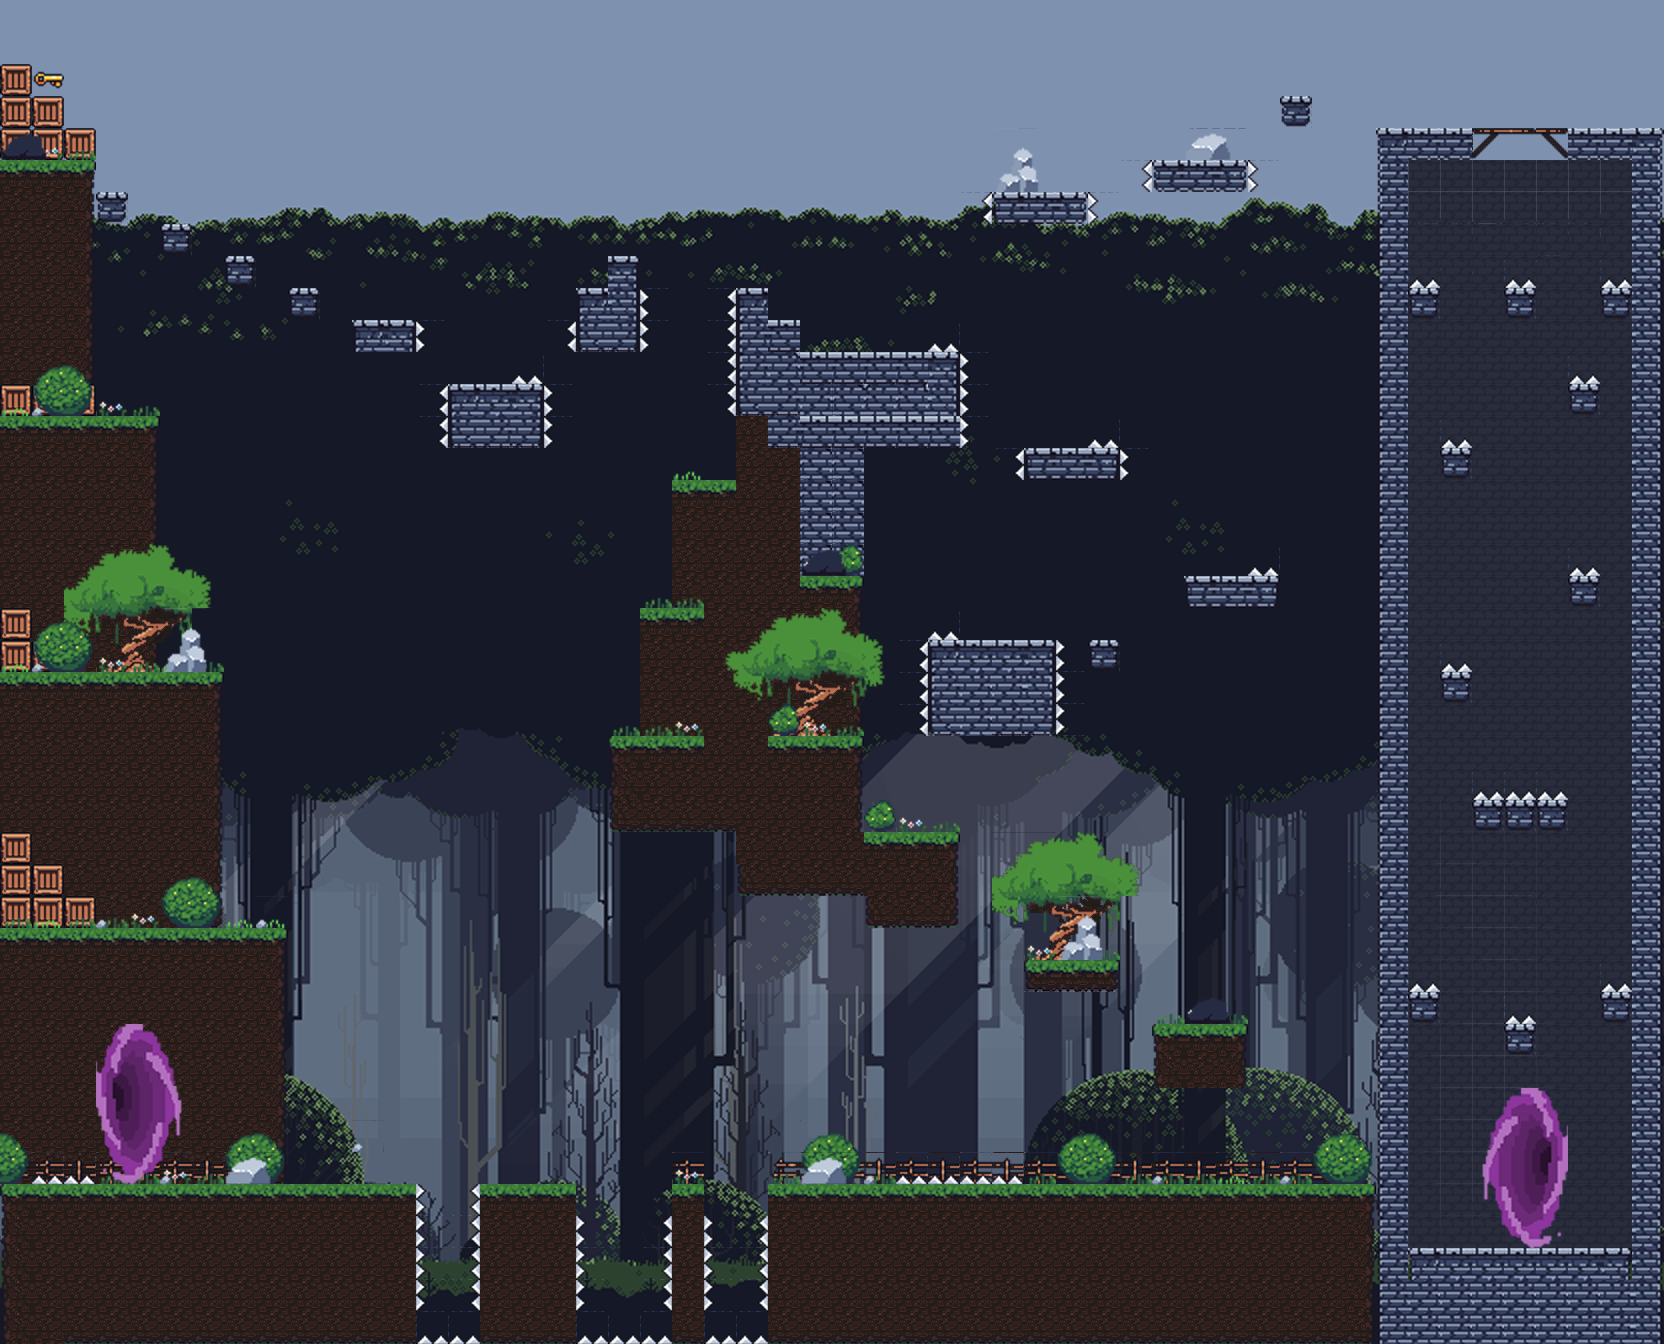

This is a level from a 2D game, rendered from its Tiled map with the project's own tilesets. A one-line summary and the map file follow, with tile-layer data summarised:
An orthogonal 52x42 tile map with 32x32 px tiles, 10 tile layers (Background, Ground, Trapdoor, Platforms, ...), 3 tilesets and 105 objects (46x solid, 42x hazard, 13x platform, item, desactivable, ...).

<map version="1.2" tiledversion="1.2.5" orientation="orthogonal" renderorder="right-down" width="52" height="42" tilewidth="32" tileheight="32" infinite="0" nextlayerid="33" nextobjectid="135">
 <properties>
  <property name="BackgroundMusic" value="GrasslandsTheme.ogg" />
 </properties>
 <tileset firstgid="1" name="dirt+brick_v3" tilewidth="32" tileheight="32" tilecount="320" columns="20">
  <image source="dirt+brick_v3.png" width="656" height="514" />
  <terraintypes>
   <terrain name="New Terrain" tile="24" />
  </terraintypes>
  <tile id="0" terrain="0,0,0,0" />
  <tile id="1" terrain="0,0,0,0" />
  <tile id="4" terrain="0,0,0,0" />
  <tile id="5" terrain="0,0,0,0" />
  <tile id="20" terrain="0,0,0,0" />
  <tile id="21" terrain="0,0,0,0" />
  <tile id="24" terrain="0,0,0,0" />
  <tile id="25" terrain="0,0,0,0" />
 </tileset>
 <tileset firstgid="321" name="Vortex Portal" tilewidth="32" tileheight="32" tilecount="100" columns="10">
  <image source="Vortex Portal.png" width="345" height="345" />
 </tileset>
 <tileset firstgid="421" name="Background" tilewidth="32" tileheight="32" tilecount="2842" columns="58">
  <image source="Background.png" width="1856" height="1586" />
 </tileset>
 <layer id="31" name="Background" width="52" height="42">
  <data>[2184 cells, 2184 non-empty, 2184 distinct tile ids]</data>
 </layer>
 <layer id="3" name="Ground" width="52" height="42">
  <data>[2184 cells, 707 non-empty, 15 distinct tile ids]</data>
 </layer>
 <layer id="4" name="Trapdoor" width="52" height="42" offsetx="0" offsety="64">
  <data>[2184 cells, 3 non-empty, 3 distinct tile ids]</data>
 </layer>
 <layer id="5" name="Platforms" width="52" height="42">
  <data>[2184 cells, 190 non-empty, 29 distinct tile ids]</data>
 </layer>
 <layer id="21" name="Items" width="52" height="42">
  <data>[2184 cells, 1 non-empty, 1 distinct tile ids]</data>
 </layer>
 <layer id="6" name="Trees and fences" width="52" height="42">
  <data>[2184 cells, 103 non-empty, 26 distinct tile ids]</data>
 </layer>
 <layer id="7" name="Bushes" width="52" height="42">
  <data>[2184 cells, 82 non-empty, 8 distinct tile ids]</data>
 </layer>
 <layer id="10" name="Rocks" width="52" height="42">
  <data>[2184 cells, 34 non-empty, 9 distinct tile ids]</data>
 </layer>
 <layer id="8" name="Ladders" width="52" height="42">
  <data>[2184 cells, 0 non-empty, 0 distinct tile ids]</data>
 </layer>
 <layer id="9" name="Hazards" width="52" height="42">
  <data>[2184 cells, 108 non-empty, 16 distinct tile ids]</data>
 </layer>
 <objectgroup id="28" name="Walls">
  <object id="1" name="Floor" type="solid" x="928" y="640" width="128" height="95.875" />
  <object id="2" name="Floor" type="solid" x="1088" y="640" width="31.875" height="29.7112" />
  <object id="3" name="Floor" type="solid" x="1184" y="576" width="95.625" height="32.1364" />
  <object id="4" name="Floor" type="solid" x="1024" y="448" width="95.9727" height="32.004" />
  <object id="5" name="Floor" type="solid" x="1442.04" y="448" width="28.9675" height="28.8125" />
  <object id="6" name="Floor" type="solid" x="1570" y="383.997" width="28.9144" height="27.9961" />
  <object id="7" name="Floor" type="solid" x="1570.05" y="575.978" width="28.9727" height="30.1153" />
  <object id="8" name="Floor" type="solid" x="1442" y="671.994" width="29.016" height="30.0056" />
  <object id="9" name="Floor" type="solid" x="1474" y="800" width="92.0018" height="29.9889" />
  <object id="10" name="Floor" type="solid" x="1408" y="288" width="30.0662" height="29.6554" />
  <object id="11" name="Floor" type="solid" x="1505.98" y="287.985" width="28.0097" height="29.7031" />
  <object id="12" name="Floor" type="solid" x="1602" y="288" width="30.0057" height="29.5" />
  <object id="13" name="Floor" type="solid" x="1408" y="992" width="30" height="29.9336" />
  <object id="14" name="Floor" type="solid" x="1506" y="1023.99" width="27.9914" height="30.0264" />
  <object id="15" name="Floor" type="solid" x="1602.02" y="992" width="30.0129" height="29.5" />
  <object id="16" name="Floor" type="solid" x="448" y="384" width="96" height="64" />
  <object id="17" name="Floor" type="solid" x="992" y="192" width="96" height="32.0153" />
  <object id="18" name="Floor" type="solid" x="1152" y="160" width="96" height="33" />
  <object id="19" name="Floor" type="solid" x="1279.64" y="96.9091" width="32" height="29.0136" />
  <object id="20" name="Floor" type="solid" x="0" y="0" width="32.0065" height="1216" />
  <object id="27" name="Floor" type="solid" x="672" y="1184" width="32.0071" height="160" />
  <object id="32" name="Platform" type="platform" x="768" y="736" width="95.9849" height="13.9432" />
  <object id="33" name="Platform" type="platform" x="608" y="736" width="95.996" height="14.1818" />
  <object id="34" name="Platform" type="platform" x="640" y="608" width="63.996" height="14.7273" />
  <object id="35" name="Platform" type="platform" x="864" y="832" width="96.0142" height="14.0529" />
  <object id="36" name="Platform" type="platform" x="1024" y="960" width="95.983" height="13.125" />
  <object id="37" name="Platform" type="platform" x="1152" y="1024" width="96.0682" height="14.5682" />
  <object id="39" name="Platform" type="platform" x="32" y="416" width="128" height="14.1818" />
  <object id="40" name="Platform " type="platform" x="32.0584" y="672" width="191.942" height="14.1581" />
  <object id="41" name="Platform" type="platform" x="32" y="928" width="256" height="14.3333" />
  <object id="42" name="Ground" type="solid" x="1408" y="1248" width="223.903" height="32" />
  <object id="96" name="Platform" type="platform" x="672" y="480" width="64" height="16.75" />
  <object id="99" name="Floor" type="solid" x="32" y="1184" width="384" height="32" />
  <object id="100" name="Floor" type="solid" x="480" y="1184" width="96" height="32" />
  <object id="101" name="Floor" type="solid" x="384" y="1216" width="32" height="128" />
  <object id="102" name="Floor" type="solid" x="480" y="1216" width="32" height="128" />
  <object id="103" name="Floor" type="solid" x="544" y="1216" width="32" height="128" />
  <object id="104" name="Floor" type="solid" x="768" y="1184" width="31.8182" height="160" />
  <object id="105" name="Floor" type="solid" x="800" y="1184" width="576" height="32" />
  <object id="106" name="Platform" type="platform" x="800" y="576" width="63.3333" height="16.75" />
  <object id="108" name="Platform" type="platform" x="800" y="416" width="159.917" height="12.0833" />
  <object id="109" name="Platform" type="platform" x="800" y="352" width="159.956" height="12.0833" />
  <object id="110" name="Floor" type="solid" x="736" y="288" width="32.004" height="128.004" />
  <object id="111" name="Floor" type="solid" x="768.004" y="320" width="31.9725" height="96.0176" />
  <object id="112" name="Floor" type="solid" x="32" y="96" width="32.0026" height="64" />
  <object id="113" name="Floor" type="solid" x="64" y="128" width="32.0104" height="31.9944" />
  <object id="114" name="Floor" type="solid" x="96" y="192" width="31.9945" height="29.0521" />
  <object id="115" name="Floor" type="solid" x="160" y="224" width="31.9792" height="29.9739" />
  <object id="116" name="Floor" type="solid" x="224" y="256" width="31.9903" height="29.8997" />
  </objectgroup>
 <objectgroup id="23" name="Hazards">
  <!-- 42 objects omitted --></objectgroup>
 <objectgroup id="30" name="Colliders" />
 <objectgroup id="24" name="Items">
  <!-- 1 objects omitted --></objectgroup>
 <objectgroup id="25" name="Desactivable">
  <!-- 1 objects omitted --></objectgroup>
 <objectgroup id="26" name="Ladders" />
 <objectgroup id="27" name="Respawn">
  <!-- 1 objects omitted --></objectgroup>
 <objectgroup id="22" name="End">
  <!-- 1 objects omitted --></objectgroup>
</map>
<!-- 56 of 105 objects omitted -->
